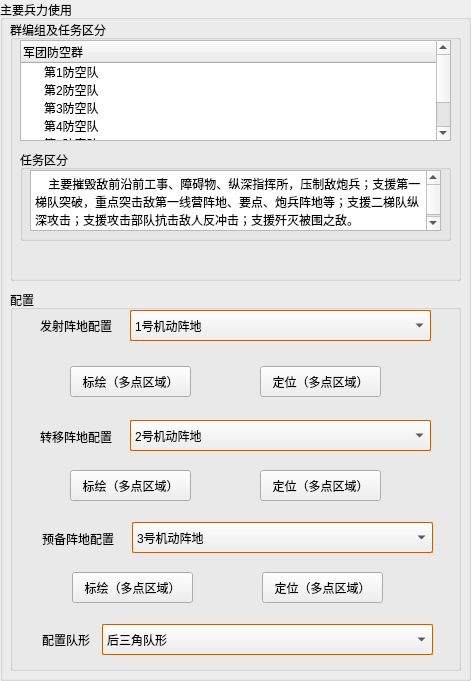
  <widget class="QGroupBox" name="groupBox_13">
   <property name="geometry">
    <rect>
     <x>570</x>
     <y>130</y>
     <width>471</width>
     <height>681</height>
    </rect>
   </property>
   <property name="title">
    <string>主要兵力使用</string>
   </property>
   <widget class="QGroupBox" name="groupBox_14">
    <property name="geometry">
     <rect>
      <x>10</x>
      <y>290</y>
      <width>451</width>
      <height>381</height>
     </rect>
    </property>
    <property name="title">
     <string>配置</string>
    </property>
    <widget class="QLabel" name="label_40">
     <property name="geometry">
      <rect>
       <x>30</x>
       <y>136</y>
       <width>81</width>
       <height>21</height>
      </rect>
     </property>
     <property name="text">
      <string>转移阵地配置</string>
     </property>
    </widget>
    <widget class="QComboBox" name="comboBox_33">
     <property name="geometry">
      <rect>
       <x>120</x>
       <y>130</y>
       <width>301</width>
       <height>31</height>
      </rect>
     </property>
     <property name="palette">
      <palette>
       <active>
        <colorrole role="Base">
         <brush brushstyle="SolidPattern">
          <color alpha="255">
           <red>255</red>
           <green>255</green>
           <blue>255</blue>
          </color>
         </brush>
        </colorrole>
        <colorrole role="Window">
         <brush brushstyle="SolidPattern">
          <color alpha="255">
           <red>236</red>
           <green>139</green>
           <blue>59</blue>
          </color>
         </brush>
        </colorrole>
       </active>
       <inactive>
        <colorrole role="Base">
         <brush brushstyle="SolidPattern">
          <color alpha="255">
           <red>255</red>
           <green>255</green>
           <blue>255</blue>
          </color>
         </brush>
        </colorrole>
        <colorrole role="Window">
         <brush brushstyle="SolidPattern">
          <color alpha="255">
           <red>236</red>
           <green>139</green>
           <blue>59</blue>
          </color>
         </brush>
        </colorrole>
       </inactive>
       <disabled>
        <colorrole role="Base">
         <brush brushstyle="SolidPattern">
          <color alpha="255">
           <red>236</red>
           <green>139</green>
           <blue>59</blue>
          </color>
         </brush>
        </colorrole>
        <colorrole role="Window">
         <brush brushstyle="SolidPattern">
          <color alpha="255">
           <red>236</red>
           <green>139</green>
           <blue>59</blue>
          </color>
         </brush>
        </colorrole>
       </disabled>
      </palette>
     </property>
     <property name="autoFillBackground">
      <bool>true</bool>
     </property>
     <item>
      <property name="text">
       <string>2号机动阵地</string>
      </property>
     </item>
     <item>
      <property name="text">
       <string>3号机动阵地</string>
      </property>
     </item>
     <item>
      <property name="text">
       <string>展开地域</string>
      </property>
     </item>
     <item>
      <property name="text">
       <string>待机阵地</string>
      </property>
     </item>
     <item>
      <property name="text">
       <string>进攻出发地域</string>
      </property>
     </item>
    </widget>
    <widget class="QLabel" name="label_41">
     <property name="geometry">
      <rect>
       <x>32</x>
       <y>339</y>
       <width>61</width>
       <height>21</height>
      </rect>
     </property>
     <property name="text">
      <string>配置队形</string>
     </property>
    </widget>
    <widget class="QComboBox" name="comboBox_34">
     <property name="geometry">
      <rect>
       <x>92</x>
       <y>334</y>
       <width>331</width>
       <height>31</height>
      </rect>
     </property>
     <property name="palette">
      <palette>
       <active>
        <colorrole role="Base">
         <brush brushstyle="SolidPattern">
          <color alpha="255">
           <red>255</red>
           <green>255</green>
           <blue>255</blue>
          </color>
         </brush>
        </colorrole>
        <colorrole role="Window">
         <brush brushstyle="SolidPattern">
          <color alpha="255">
           <red>236</red>
           <green>139</green>
           <blue>59</blue>
          </color>
         </brush>
        </colorrole>
       </active>
       <inactive>
        <colorrole role="Base">
         <brush brushstyle="SolidPattern">
          <color alpha="255">
           <red>255</red>
           <green>255</green>
           <blue>255</blue>
          </color>
         </brush>
        </colorrole>
        <colorrole role="Window">
         <brush brushstyle="SolidPattern">
          <color alpha="255">
           <red>236</red>
           <green>139</green>
           <blue>59</blue>
          </color>
         </brush>
        </colorrole>
       </inactive>
       <disabled>
        <colorrole role="Base">
         <brush brushstyle="SolidPattern">
          <color alpha="255">
           <red>236</red>
           <green>139</green>
           <blue>59</blue>
          </color>
         </brush>
        </colorrole>
        <colorrole role="Window">
         <brush brushstyle="SolidPattern">
          <color alpha="255">
           <red>236</red>
           <green>139</green>
           <blue>59</blue>
          </color>
         </brush>
        </colorrole>
       </disabled>
      </palette>
     </property>
     <property name="autoFillBackground">
      <bool>true</bool>
     </property>
     <item>
      <property name="text">
       <string>后三角队形</string>
      </property>
     </item>
     <item>
      <property name="text">
       <string>一字队形</string>
      </property>
     </item>
     <item>
      <property name="text">
       <string>梯次队形</string>
      </property>
     </item>
     <item>
      <property name="text">
       <string>前三角队形</string>
      </property>
     </item>
     <item>
      <property name="text">
       <string>斜一字队形</string>
      </property>
     </item>
    </widget>
    <widget class="QPushButton" name="pushButton_12">
     <property name="geometry">
      <rect>
       <x>60</x>
       <y>76</y>
       <width>121</width>
       <height>31</height>
      </rect>
     </property>
     <property name="text">
      <string>标绘（多点区域）</string>
     </property>
    </widget>
    <widget class="QPushButton" name="pushButton_13">
     <property name="geometry">
      <rect>
       <x>250</x>
       <y>76</y>
       <width>121</width>
       <height>31</height>
      </rect>
     </property>
     <property name="text">
      <string>定位（多点区域）</string>
     </property>
    </widget>
    <widget class="QLabel" name="label_43">
     <property name="geometry">
      <rect>
       <x>30</x>
       <y>25</y>
       <width>111</width>
       <height>21</height>
      </rect>
     </property>
     <property name="text">
      <string>发射阵地配置</string>
     </property>
    </widget>
    <widget class="QComboBox" name="comboBox_38">
     <property name="geometry">
      <rect>
       <x>120</x>
       <y>20</y>
       <width>301</width>
       <height>31</height>
      </rect>
     </property>
     <property name="palette">
      <palette>
       <active>
        <colorrole role="Base">
         <brush brushstyle="SolidPattern">
          <color alpha="255">
           <red>255</red>
           <green>255</green>
           <blue>255</blue>
          </color>
         </brush>
        </colorrole>
        <colorrole role="Window">
         <brush brushstyle="SolidPattern">
          <color alpha="255">
           <red>236</red>
           <green>139</green>
           <blue>59</blue>
          </color>
         </brush>
        </colorrole>
       </active>
       <inactive>
        <colorrole role="Base">
         <brush brushstyle="SolidPattern">
          <color alpha="255">
           <red>255</red>
           <green>255</green>
           <blue>255</blue>
          </color>
         </brush>
        </colorrole>
        <colorrole role="Window">
         <brush brushstyle="SolidPattern">
          <color alpha="255">
           <red>236</red>
           <green>139</green>
           <blue>59</blue>
          </color>
         </brush>
        </colorrole>
       </inactive>
       <disabled>
        <colorrole role="Base">
         <brush brushstyle="SolidPattern">
          <color alpha="255">
           <red>236</red>
           <green>139</green>
           <blue>59</blue>
          </color>
         </brush>
        </colorrole>
        <colorrole role="Window">
         <brush brushstyle="SolidPattern">
          <color alpha="255">
           <red>236</red>
           <green>139</green>
           <blue>59</blue>
          </color>
         </brush>
        </colorrole>
       </disabled>
      </palette>
     </property>
     <property name="autoFillBackground">
      <bool>true</bool>
     </property>
     <item>
      <property name="text">
       <string>1号机动阵地</string>
      </property>
     </item>
     <item>
      <property name="text">
       <string>2号机动阵地</string>
      </property>
     </item>
     <item>
      <property name="text">
       <string>3号机动阵地</string>
      </property>
     </item>
     <item>
      <property name="text">
       <string>待机阵地</string>
      </property>
     </item>
     <item>
      <property name="text">
       <string>进攻出发地域</string>
      </property>
     </item>
    </widget>
    <widget class="QPushButton" name="pushButton_14">
     <property name="geometry">
      <rect>
       <x>250</x>
       <y>180</y>
       <width>121</width>
       <height>31</height>
      </rect>
     </property>
     <property name="text">
      <string>定位（多点区域）</string>
     </property>
    </widget>
    <widget class="QPushButton" name="pushButton_15">
     <property name="geometry">
      <rect>
       <x>60</x>
       <y>180</y>
       <width>121</width>
       <height>31</height>
      </rect>
     </property>
     <property name="text">
      <string>标绘（多点区域）</string>
     </property>
    </widget>
    <widget class="QLabel" name="label_44">
     <property name="geometry">
      <rect>
       <x>32</x>
       <y>238</y>
       <width>81</width>
       <height>21</height>
      </rect>
     </property>
     <property name="text">
      <string>预备阵地配置</string>
     </property>
    </widget>
    <widget class="QComboBox" name="comboBox_39">
     <property name="geometry">
      <rect>
       <x>122</x>
       <y>232</y>
       <width>301</width>
       <height>31</height>
      </rect>
     </property>
     <property name="palette">
      <palette>
       <active>
        <colorrole role="Base">
         <brush brushstyle="SolidPattern">
          <color alpha="255">
           <red>255</red>
           <green>255</green>
           <blue>255</blue>
          </color>
         </brush>
        </colorrole>
        <colorrole role="Window">
         <brush brushstyle="SolidPattern">
          <color alpha="255">
           <red>236</red>
           <green>139</green>
           <blue>59</blue>
          </color>
         </brush>
        </colorrole>
       </active>
       <inactive>
        <colorrole role="Base">
         <brush brushstyle="SolidPattern">
          <color alpha="255">
           <red>255</red>
           <green>255</green>
           <blue>255</blue>
          </color>
         </brush>
        </colorrole>
        <colorrole role="Window">
         <brush brushstyle="SolidPattern">
          <color alpha="255">
           <red>236</red>
           <green>139</green>
           <blue>59</blue>
          </color>
         </brush>
        </colorrole>
       </inactive>
       <disabled>
        <colorrole role="Base">
         <brush brushstyle="SolidPattern">
          <color alpha="255">
           <red>236</red>
           <green>139</green>
           <blue>59</blue>
          </color>
         </brush>
        </colorrole>
        <colorrole role="Window">
         <brush brushstyle="SolidPattern">
          <color alpha="255">
           <red>236</red>
           <green>139</green>
           <blue>59</blue>
          </color>
         </brush>
        </colorrole>
       </disabled>
      </palette>
     </property>
     <property name="autoFillBackground">
      <bool>true</bool>
     </property>
     <item>
      <property name="text">
       <string>3号机动阵地</string>
      </property>
     </item>
     <item>
      <property name="text">
       <string>2号机动阵地</string>
      </property>
     </item>
     <item>
      <property name="text">
       <string>展开地域</string>
      </property>
     </item>
     <item>
      <property name="text">
       <string>待机阵地</string>
      </property>
     </item>
     <item>
      <property name="text">
       <string>进攻出发地域</string>
      </property>
     </item>
    </widget>
    <widget class="QPushButton" name="pushButton_16">
     <property name="geometry">
      <rect>
       <x>252</x>
       <y>282</y>
       <width>121</width>
       <height>31</height>
      </rect>
     </property>
     <property name="text">
      <string>定位（多点区域）</string>
     </property>
    </widget>
    <widget class="QPushButton" name="pushButton_17">
     <property name="geometry">
      <rect>
       <x>62</x>
       <y>282</y>
       <width>121</width>
       <height>31</height>
      </rect>
     </property>
     <property name="text">
      <string>标绘（多点区域）</string>
     </property>
    </widget>
   </widget>
   <widget class="QGroupBox" name="groupBox_4">
    <property name="geometry">
     <rect>
      <x>10</x>
      <y>20</y>
      <width>451</width>
      <height>261</height>
     </rect>
    </property>
    <property name="title">
     <string>群编组及任务区分</string>
    </property>
    <widget class="QTreeWidget" name="treeWidget_3">
     <property name="geometry">
      <rect>
       <x>10</x>
       <y>20</y>
       <width>431</width>
       <height>101</height>
      </rect>
     </property>
     <column>
      <property name="text">
       <string>军团防空群</string>
      </property>
     </column>
     <column>
      <property name="text">
       <string/>
      </property>
     </column>
     <column>
      <property name="text">
       <string/>
      </property>
     </column>
     <column>
      <property name="text">
       <string/>
      </property>
     </column>
     <item>
      <property name="text">
       <string>第1防空队</string>
      </property>
      <property name="text">
       <string/>
      </property>
      <property name="text">
       <string/>
      </property>
      <property name="text">
       <string/>
      </property>
     </item>
     <item>
      <property name="text">
       <string>第2防空队</string>
      </property>
      <property name="text">
       <string/>
      </property>
      <property name="text">
       <string/>
      </property>
      <property name="text">
       <string/>
      </property>
     </item>
     <item>
      <property name="text">
       <string>第3防空队</string>
      </property>
      <property name="text">
       <string/>
      </property>
      <property name="text">
       <string/>
      </property>
      <property name="text">
       <string/>
      </property>
     </item>
     <item>
      <property name="text">
       <string>第4防空队</string>
      </property>
      <property name="text">
       <string/>
      </property>
      <property name="text">
       <string/>
      </property>
      <property name="text">
       <string/>
      </property>
     </item>
     <item>
      <property name="text">
       <string>第5防空队</string>
      </property>
      <property name="text">
       <string/>
      </property>
      <property name="text">
       <string/>
      </property>
      <property name="text">
       <string/>
      </property>
     </item>
     <item>
      <property name="text">
       <string>第6防空队</string>
      </property>
      <property name="text">
       <string/>
      </property>
      <property name="text">
       <string/>
      </property>
      <property name="text">
       <string/>
      </property>
     </item>
    </widget>
    <widget class="QGroupBox" name="groupBox_6">
     <property name="geometry">
      <rect>
       <x>10</x>
       <y>130</y>
       <width>431</width>
       <height>91</height>
      </rect>
     </property>
     <property name="title">
      <string>任务区分</string>
     </property>
     <widget class="QTextBrowser" name="textBrowser_7">
      <property name="geometry">
       <rect>
        <x>10</x>
        <y>20</y>
        <width>411</width>
        <height>61</height>
       </rect>
      </property>
      <property name="html">
       <string>&lt;!DOCTYPE HTML PUBLIC &quot;-//W3C//DTD HTML 4.0//EN&quot; &quot;http://www.w3.org/TR/REC-html40/strict.dtd&quot;&gt;
&lt;html&gt;&lt;head&gt;&lt;meta name=&quot;qrichtext&quot; content=&quot;1&quot; /&gt;&lt;style type=&quot;text/css&quot;&gt;
p, li { white-space: pre-wrap; }
&lt;/style&gt;&lt;/head&gt;&lt;body style=&quot; font-family:'SimSun'; font-size:9pt; font-weight:400; font-style:normal;&quot;&gt;
&lt;p style=&quot; margin-top:0px; margin-bottom:0px; margin-left:0px; margin-right:0px; -qt-block-indent:0; text-indent:0px;&quot;&gt;&lt;span style=&quot; font-family:'仿宋_GB2312'; color:#000000;&quot;&gt;    主要摧毁敌前沿前工事、障碍物、纵深指挥所，压制敌炮兵；支援第一梯队突破，重点突击敌第一线营阵地、要点、炮兵阵地等；支援二梯队纵深攻击；支援攻击部队抗击敌人反冲击；支援歼灭被围之敌。&lt;/span&gt;&lt;/p&gt;&lt;/body&gt;&lt;/html&gt;</string>
      </property>
     </widget>
    </widget>
   </widget>
  </widget>
